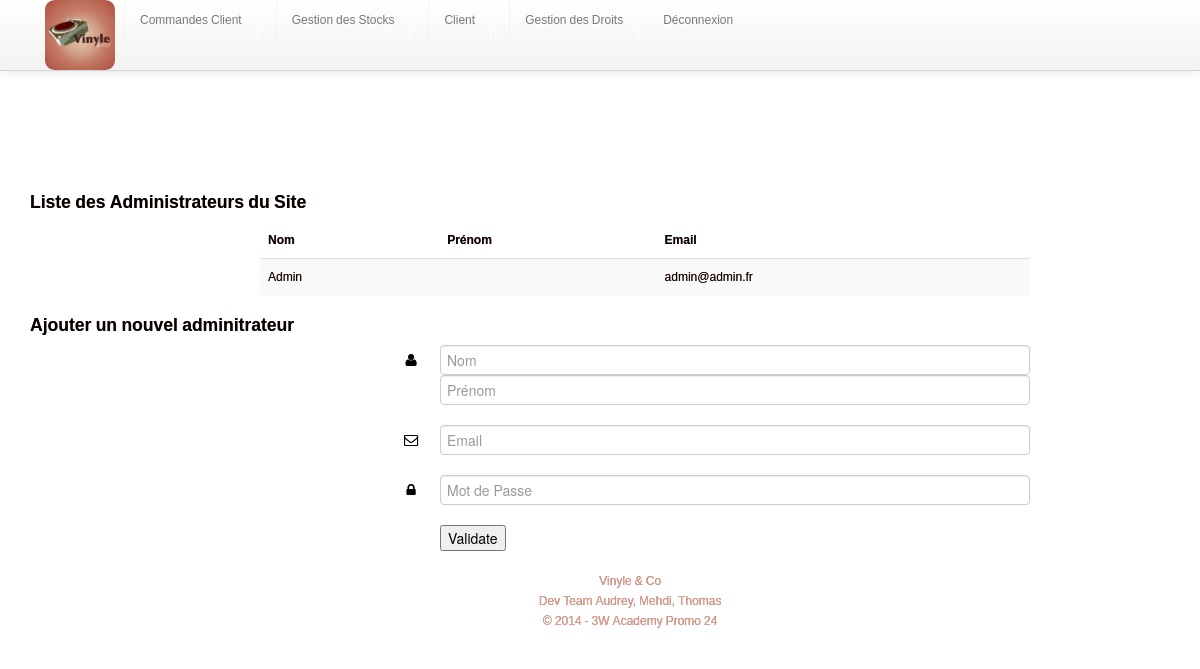
The app's page /index.php?admin=ok&backendpage=backendAdmin (signed in), older data.
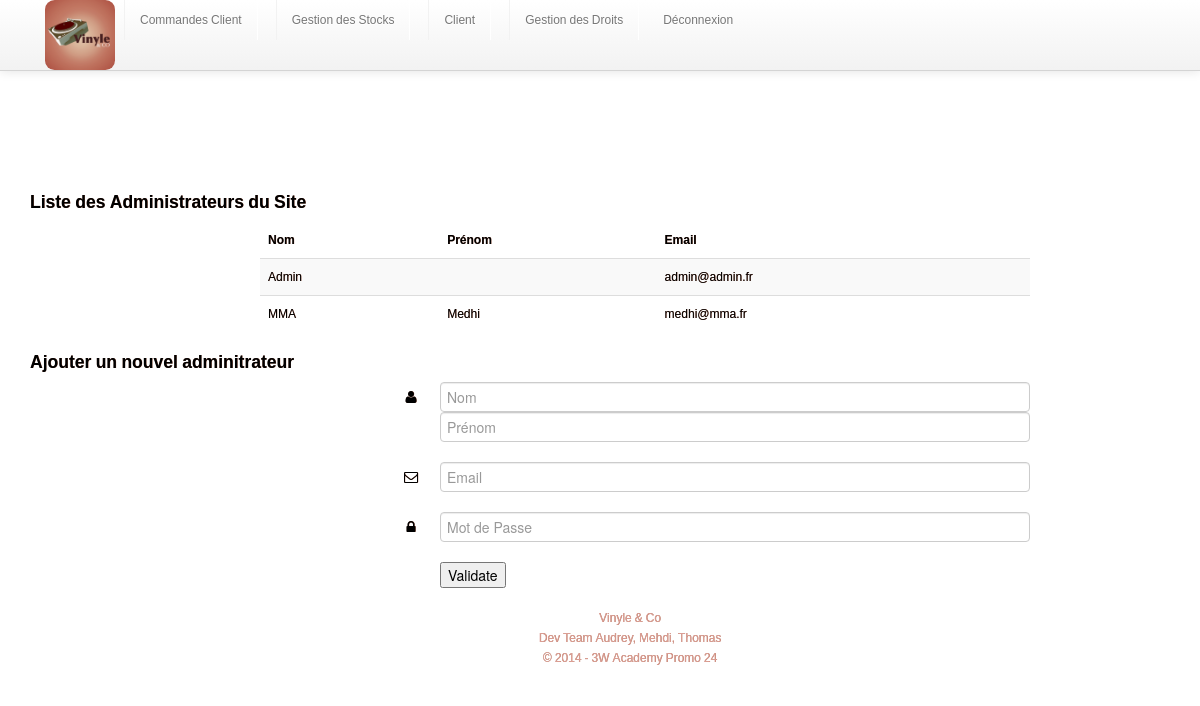
The same page, newer data.
### tables this page shows
CREATE TABLE IF NOT EXISTS `t_user` (
  `id` int(11) NOT NULL AUTO_INCREMENT,
  `email` varchar(134) NOT NULL,
  `name` varchar(134) NOT NULL,
  `firstname` varchar(132) NOT NULL,
  `password` varchar(32) NOT NULL,
  `birthdate` date NOT NULL,
  `address` varchar(132) NOT NULL,
  `codePostal` varchar(5) NOT NULL,
  `ville` varchar(132) NOT NULL,
  `admin` tinyint(1) NOT NULL DEFAULT '0',
  PRIMARY KEY (`id`),
  UNIQUE KEY `email` (`email`)
);

### apps/backendAdmin.php (called while the page is built, shortened)
<?php
require('models/user.class.php');
require('views/backendAdmin.phtml');
?>

### index.php (called while the page is built, shortened)
<?php
require('apps/skel.php');
?>

### models/user.class.php (called while the page is built, shortened)
<?php
class User
{
	private $email;
	private $name;
	private $firstname;
	public function getFirstName()
	{
		return $this->firstname;
	}
	public function getName()
	{
		return $this->name;
	}
	public function getEmail()
	{
		return $this->email;
	}
}
?>

### views/backendListAdmin.phtml (the view)
<tr>
	<td><?=htmlentities($admin->getName())?></td>
	<td><?=htmlentities($admin->getFirstName())?></td>
	<td><?=htmlentities($admin->getEmail())?></td>
</tr>

### apps/backendListAdmin.php
<?php
$req = "SELECT * FROM t_user WHERE admin=1";
$res= mysqli_query($db, $req);
while($admin = mysqli_fetch_object($res, "User"))
{
	require('views/backendListAdmin.phtml');
}
?>

Row changes from the older to the newer data that the page shows:
added t_user: name "MMA", firstname "Medhi", email "medhi@mma.fr"
